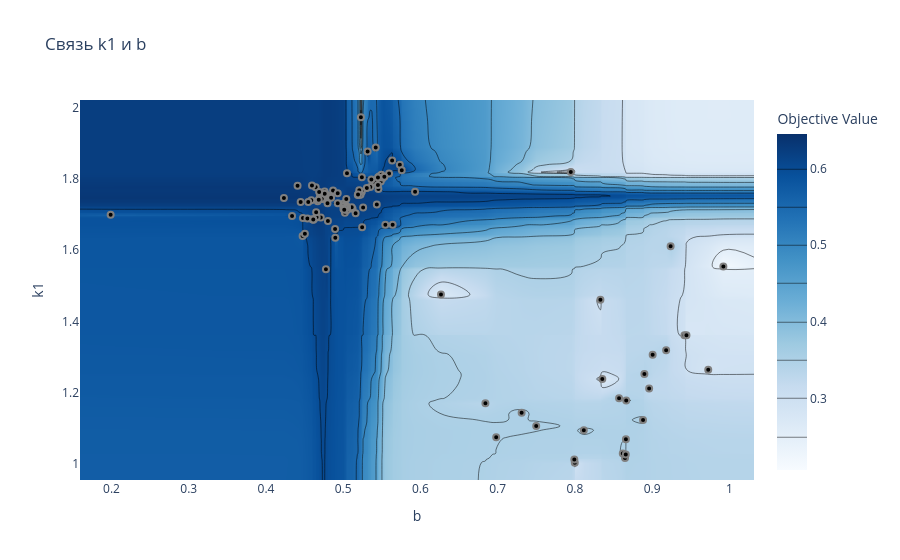

Notebook code cell kept with this figure:
### Code cell
vis.plot_contour(study, params=['k1', 'b']).update_layout(title="Связь k1 и b").show()

### Figure 1 — Plotly figure (JSON) as saved in the notebook; plotly's stock layout.template omitted (floating-point values rounded to 4 significant figures; data arrays with more than 128 entries replaced by an {"elided": "..."} marker saying what was removed)
{"data": [{"colorbar": {"title": {"text": "Objective Value"}}, "colorscale": [[0, "rgb(247,251,255)"], [0.125, "rgb(222,235,247)"], [0.25, "rgb(198,219,239)"], [0.375, "rgb(158,202,225)"], [0.5, "rgb(107,174,214)"], [0.625, "rgb(66,146,198)"], [0.75, "rgb(33,113,181)"], [0.875, "rgb(8,81,156)"], [1, "rgb(8,48,107)"]], "connectgaps": true, "contours": {"coloring": "heatmap"}, "hoverinfo": "none", "line": {"smoothing": 1.3}, "reversescale": false, "type": "contour", "x": {"elided": "132 float values"}, "y": {"elided": "132 float values"}, "z": {"elided": "132x132 float values"}}, {"marker": {"color": "black", "line": {"color": "Gray", "width": 2}}, "mode": "markers", "name": "Feasible Trial", "showlegend": false, "type": "scatter", "x": {"elided": "130 float values"}, "y": {"elided": "130 float values"}}, {"marker": {"color": "#cccccc", "line": {"color": "Gray", "width": 2}}, "mode": "markers", "name": "Infeasible Trial", "showlegend": false, "type": "scatter", "x": [], "y": []}], "layout": {"title": {"text": "Связь k1 и b"}, "xaxis": {"range": [0.1592, 1.032], "title": {"text": "b"}}, "yaxis": {"range": [0.9547, 2.021], "title": {"text": "k1"}}}}
